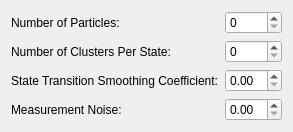
                     <widget class="QWidget" name="page_65">
                      <layout class="QGridLayout" name="gridLayout_90">
                       <item row="0" column="0">
                        <layout class="QFormLayout" name="formLayout_41">
                         <item row="0" column="0">
                          <widget class="QLabel" name="label_176">
                           <property name="text">
                            <string>Number of Particles:</string>
                           </property>
                          </widget>
                         </item>
                         <item row="0" column="1">
                          <widget class="QSpinBox" name="pipelineTool_fsm_numParticles"/>
                         </item>
                         <item row="1" column="0">
                          <widget class="QLabel" name="label_178">
                           <property name="text">
                            <string>Number of Clusters Per State:</string>
                           </property>
                          </widget>
                         </item>
                         <item row="1" column="1">
                          <widget class="QSpinBox" name="pipelineTool_fsm_numClustersPerState"/>
                         </item>
                         <item row="2" column="0">
                          <widget class="QLabel" name="label_177">
                           <property name="text">
                            <string>State Transition Smoothing Coefficient:</string>
                           </property>
                          </widget>
                         </item>
                         <item row="2" column="1">
                          <widget class="QDoubleSpinBox" name="pipelineTool_fsm_stateTransitionSmoothingCoeff"/>
                         </item>
                         <item row="3" column="0">
                          <widget class="QLabel" name="label_179">
                           <property name="text">
                            <string>Measurement Noise:</string>
                           </property>
                          </widget>
                         </item>
                         <item row="3" column="1">
                          <widget class="QDoubleSpinBox" name="pipelineTool_fsm_measurementNoise"/>
                         </item>
                        </layout>
                       </item>
                      </layout>
                     </widget>
